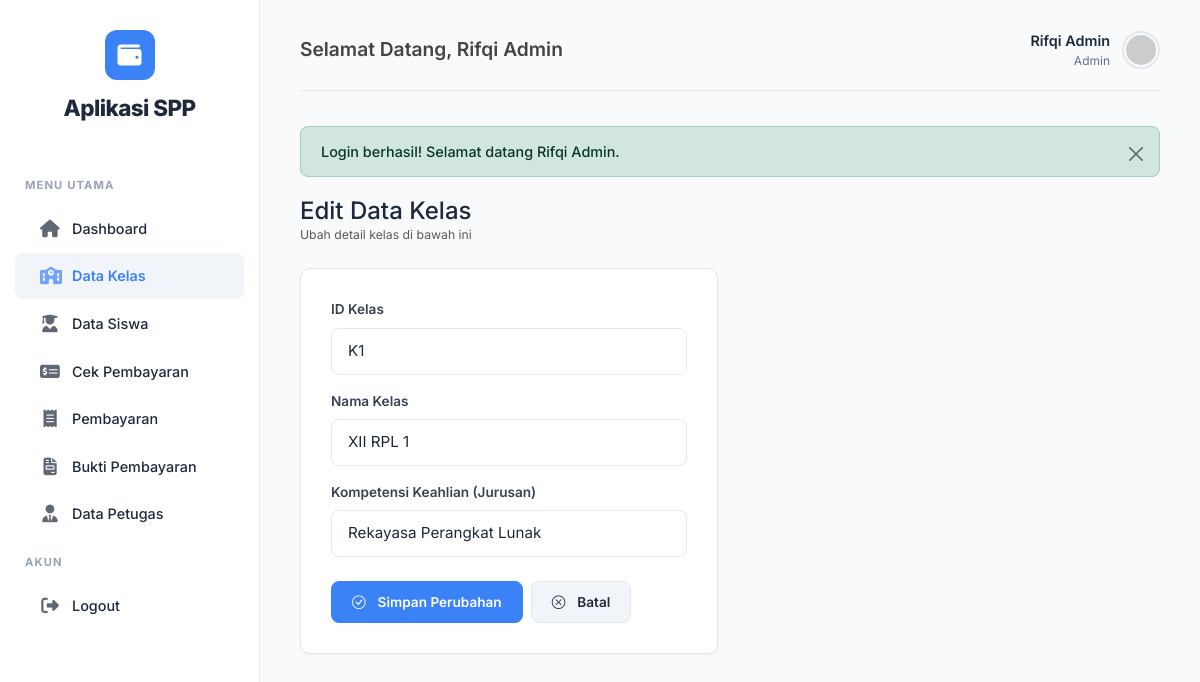
Screenshot of /modules/kelas/edit.php?id=K1 (signed in) with the database file from the repository.
### tables this page shows
CREATE TABLE `tb_kelas_muhammadrifqisaifulloh` (
  `id_kelas` varchar(11) NOT NULL,
  `nama_kelas` varchar(10) NOT NULL,
  `komp_keahlian` varchar(50) NOT NULL
);

### classes/Kelas.php (called while the page is built, shortened)
<?php
class Kelas {
    private $conn;
    private $table_name = "tb_kelas_muhammadrifqisaifulloh";
    public function __construct($db) {
        $this->conn = $db;
    }
    public function readOne($id) {
        $query = "SELECT * FROM " . $this->table_name . " WHERE id_kelas = :id LIMIT 1";
        $stmt = $this->conn->prepare($query);
        $stmt->bindParam(":id", $id);
        $stmt->execute();
        return $stmt->fetch(PDO::FETCH_ASSOC);
    }
}
?>

### modules/kelas/edit.php (the view, shortened to what this page needs)
<?php
require_once '../../layout/header.php';
require_once '../../classes/Kelas.php';
$id = $_GET['id'] ?? '';
$database = new Database();
$db = $database->getConnection();
$kelas = new Kelas($db);
$row = $kelas->readOne($id);
?>
<div class="mb-4">
    <h4 class="fw-700 m-0">Edit Data Kelas</h4>
    <p class="text-muted small m-0">Ubah detail kelas di bawah ini</p>
</div>
<div class="row">
    <div class="col-lg-6">
        <div class="form-card">
            <form action="" method="POST">
                <div class="form-group mb-3">
                    <label for="id_kelas" class="form-label">ID Kelas</label>
                    <input type="text" name="id_kelas" id="id_kelas" class="form-control" value="<?= htmlspecialchars($row['id_kelas']) ?>" required>
                </div>
                <div class="form-group mb-3">
                    <label for="nama_kelas" class="form-label">Nama Kelas</label>
                    <input type="text" name="nama_kelas" id="nama_kelas" class="form-control" value="<?= htmlspecialchars($row['nama_kelas']) ?>" required>
                </div>
                <div class="form-group mb-4">
                    <label for="komp_keahlian" class="form-label">Kompetensi Keahlian (Jurusan)</label>
                    <input type="text" name="komp_keahlian" id="komp_keahlian" class="form-control" value="<?= htmlspecialchars($row['komp_keahlian']) ?>" required>
                </div>
                <div class="d-flex gap-2">
                    <button type="submit" name="submit" class="btn btn-primary">
                        <i class="bi bi-check-circle me-1"></i> Simpan Perubahan
                    </button>
                    <a href="index.php" class="btn btn-secondary">
                        <i class="bi bi-x-circle me-1"></i> Batal
                    </a>
                </div>
            </form>
        </div>
    </div>
</div>
<?php
require_once '../../layout/footer.php';
?>

### assets/css/style.css (style rules this page uses)
:root { --bs-primary: #3b82f6; --bs-primary-rgb: 59, 130, 246; --bs-success: #10b981; --bs-success-rgb: 16, 185, 129; --bs-warning: #f59e0b; --bs-warning-rgb: 245, 158, 11; --bs-danger: #ef4444; --bs-danger-rgb: 239, 68, 68; --bs-info: #3b82f6; --bs-info-rgb: 59, 130, 246; --primary: #3b82f6; --primary-dark: #2563eb; --success: #10b981; --warning: #f59e0b; --danger: #ef4444; --gray: #64748b; --gray-light: #94a3b8; --gray-lighter: #f1f5f9; --bg-body: #f8fafc; --bg-card: #ffffff; --text-main: #1e293b; --text-muted: #64748b; --border-color: #e2e8f0; --sidebar-bg: #ffffff; --sidebar-active: #f1f5f9; --shadow-sm: 0 1px 2px 0 rgba(0, 0, 0, 0.05); --shadow-md: 0 4px 6px -1px rgba(0, 0, 0, 0.1), 0 2px 4px -1px rgba(0, 0, 0, 0.06); --radius: 10px; --transition: all 0.2s cubic-bezier(0.4, 0, 0.2, 1); }
body { font-family: 'Inter', system-ui, -apple-system, sans-serif !important; background-color: var(--bg-body) !important; color: var(--text-main) !important; line-height: 1.5; font-size: 14px; -webkit-font-smoothing: antialiased; }
a { text-decoration: none; color: inherit; transition: var(--transition); }
.card, .table-responsive-custom, .form-card { background: var(--bg-card) !important; border-radius: var(--radius) !important; border: 1px solid var(--border-color) !important; box-shadow: var(--shadow-sm) !important; margin-bottom: 25px; overflow: hidden; padding: 30px !important; }
.btn { display: inline-flex; align-items: center; justify-content: center; padding: 10px 20px; border-radius: 8px; font-weight: 600; font-size: 0.85rem; cursor: pointer; border: 1px solid transparent; transition: var(--transition); gap: 8px; text-decoration: none; }
.btn-primary { background-color: var(--primary) !important; border-color: var(--primary) !important; color: #fff !important; }
.btn-secondary { background-color: var(--gray-lighter) !important; color: var(--text-main) !important; border: 1px solid var(--border-color) !important; }
.form-group { margin-bottom: 20px; }
label, .form-label { display: block; margin-bottom: 8px; font-weight: 600; font-size: 0.85rem; color: #374151; }
.form-control, .form-select { width: 100% !important; padding: 11px 16px !important; border: 1px solid var(--border-color) !important; border-radius: 8px !important; font-family: inherit !important; font-size: 0.95rem !important; color: var(--text-main) !important; transition: var(--transition) !important; }

### rows the page displays
tb_kelas_muhammadrifqisaifulloh: id_kelas "K1", nama_kelas "XII RPL 1", komp_keahlian "Rekayasa Perangkat Lunak"

### other values shown
$_SESSION['nama'] "Rifqi Admin"
$_SESSION['level'] "Admin"
$_SESSION['alert']['message'] "Login berhasil! Selamat datang Rifqi Admin."
